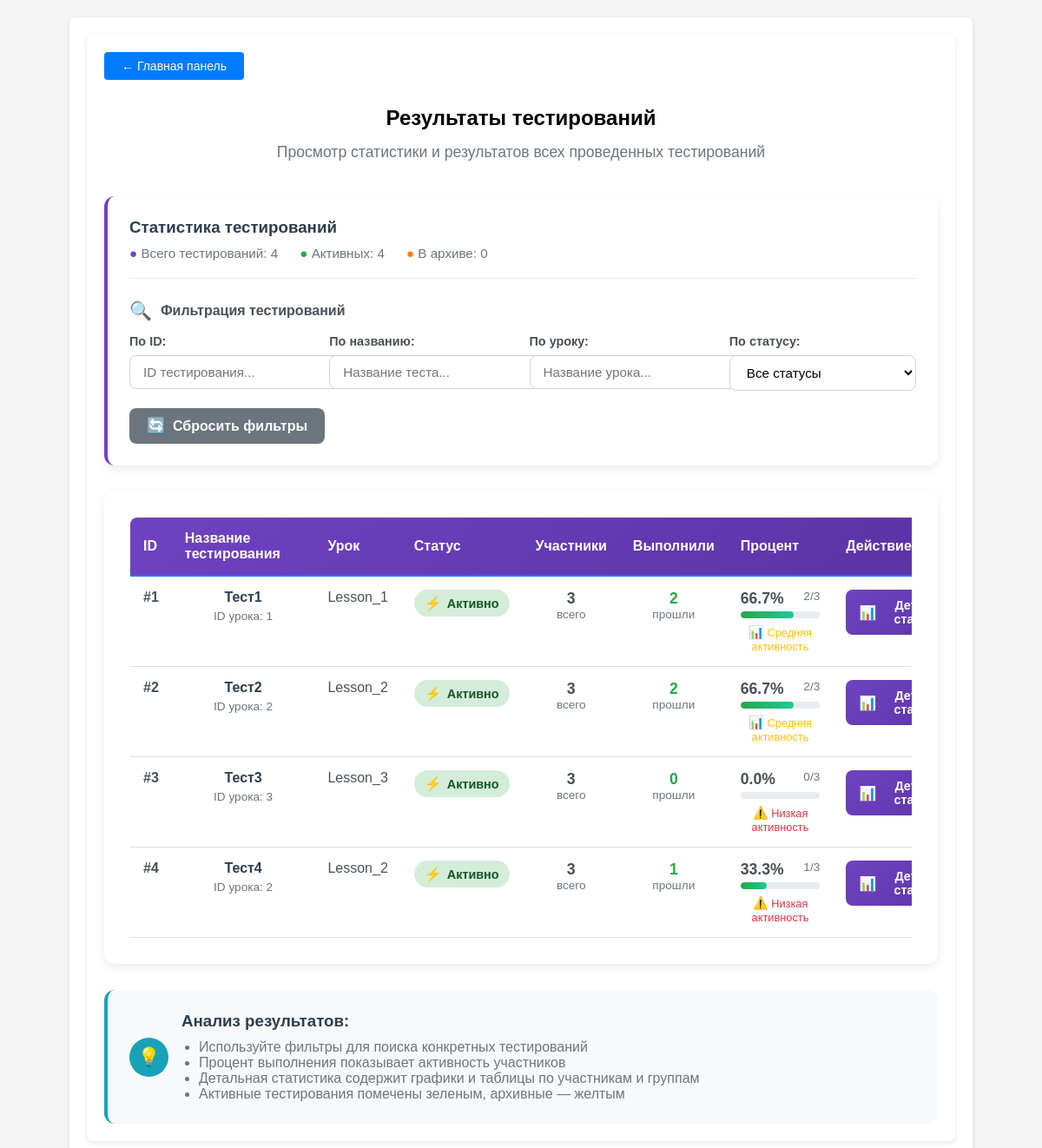
The app's page /dashboard/testing_management/result_list (signed in), older data.
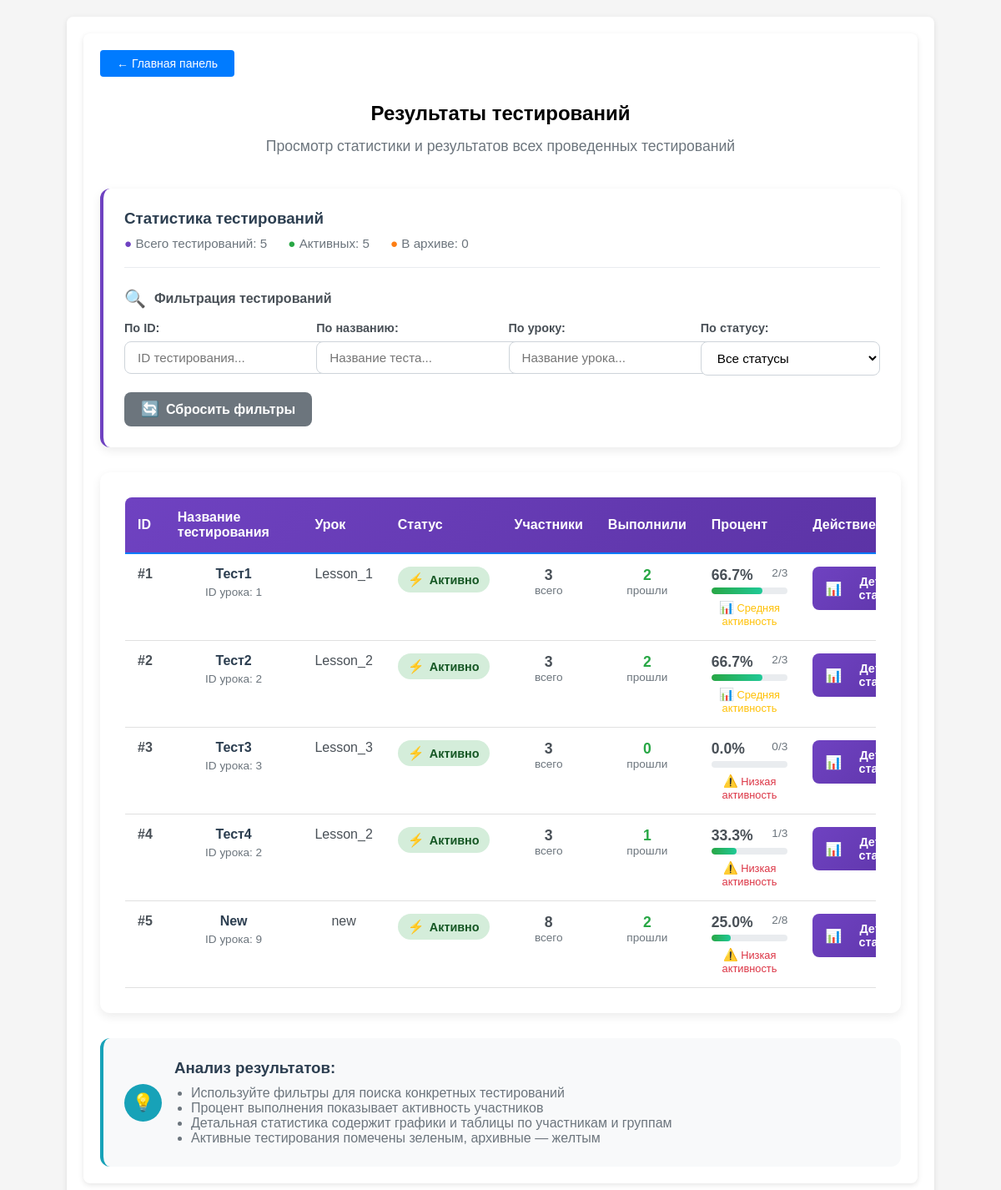
The same page, newer data.
### app.py (models this page shows, shortened)
class Testing(db.Model):
    __tablename__ = 'Testings'
    id = db.Column(db.Integer, primary_key=True)
    name = db.Column(db.String(64), unique=True, nullable=False)
    status = db.Column(db.Boolean, nullable=False)
    lesson_id = db.Column(db.Integer, nullable=False)
    group_id = db.Column(db.JSON, nullable=False)

class Lesson(db.Model):
    __tablename__ = 'Lessons'
    id = db.Column(db.Integer, primary_key=True)
    name = db.Column(db.String(64), unique=True, nullable=False)
    time = db.Column(db.Integer, nullable=False)
    price_correct = db.Column(db.Integer, default=1)
    price_wrong = db.Column(db.Integer, default=-1)
    questions = db.Column(db.JSON, nullable=False)

### app.py (the view)
@app.route('/dashboard/testing_management/result_list')
def result_list():
    if not check_privileges():
        return redirect(url_for('ErAuth'))
    testings = Testing.query.order_by(Testing.id).all()
    lessons = Lesson.query.order_by(Lesson.id).all()
    groups = Group.query.order_by(Group.id).all()
    lessons_dict = {lesson.id: lesson for lesson in lessons}
    groups_dict = {group.id: group for group in groups}
    all_results = Result.query.all()
    test_completed_users = {}
    for result in all_results:
        test_id = result.testing_id
        user_id = result.user_id
        if test_id not in test_completed_users:
            test_completed_users[test_id] = set()
        test_completed_users[test_id].add(user_id)
    for test in testings:
        total_users = 0
        if test.group_id:
            all_users_id = set()
            group_ids = test.group_id
            for group_id in group_ids:
                group = groups_dict.get(group_id)
                if group and group.users:
                    user_ids = group.users
                    all_users_id.update(user_ids)
            total_users = len(all_users_id)
        completed_count = len(test_completed_users.get(test.id, set()))
        test.total_users = total_users
        test.completed_count = completed_count
    return render_template(mgn + 'result_list.html',
                           testings=testings,
                           lessons_dict=lessons_dict,
                           groups_dict=groups_dict)

### app.py (called while the page is built)
@login_manager.user_loader
def load_user(user_id):
    return User.query.get(int(user_id))

def check_privileges():
    curent_user = User.query.filter(
        User.username.ilike(
            session.get('curent_user')
        )
    ).first()
    print("DEBUD: curent user is",curent_user)
    print("DEBUG: curent user privileges -",curent_user.is_admin)
    if not curent_user or not curent_user.is_admin:
        return False
    else:
        return True

    def __repr__(self):
        return f'<User {self.username}>'

    @property
    def is_admin(self):
        return self.privileges

### templates/templateM/result_list.html (shortened to what the changed rows need)
{% extends 'base.html' %}
{% block content %}
<section class="hero-section">
    <div class="container">
        <div style="text-align: center; margin-bottom: 40px;">
            <h1 class="hero-title" style="margin-bottom: 15px;">Результаты тестирований</h1>
        </div>
        <div style="
            background: white;
            border-radius: 12px;
            padding: 25px;
            margin-bottom: 30px;
            box-shadow: 0 4px 12px rgba(0,0,0,0.08);
            border-left: 4px solid #6f42c1;
        ">
            <div style="
                display: flex;
                justify-content: space-between;
                align-items: center;
                margin-bottom: 25px;
                padding-bottom: 20px;
                border-bottom: 1px solid #e9ecef;
            ">
                <div>
                    <div style="display: flex; gap: 25px; color: #6c757d; font-size: 0.95rem;">
                        <div>
                            <span style="color: #6f42c1; font-weight: 600;">●</span>
                            Всего тестирований: {{ testings|length }}
                        </div>
                        <div>
                            <span style="color: #28a745; font-weight: 600;">●</span>
                            Активных: {{ testings|selectattr('status')|list|length }}
                        </div>
                        <div>
                            <span style="color: #fd7e14; font-weight: 600;">●</span>
                            В архиве: {{ testings|rejectattr('status')|list|length }}
                        </div>
                    </div>
                </div>
            </div>
        </div>
        <div style="
            background: white;
            border-radius: 12px;
            padding: 30px;
            box-shadow: 0 4px 12px rgba(0,0,0,0.08);
            overflow: hidden;
        ">
            <div style="overflow-x: auto;">
                <table style="
                    width: 100%;
                    border-collapse: collapse;
                    min-width: 1000px;
                ">
                    <thead>
                        <tr style="
                            background: linear-gradient(135deg, #6f42c1 0%, #5a32a3 100%);
                            color: white;
                        ">
                            <th style="padding: 15px; text-align: left; font-weight: 600; border-radius: 8px 0 0 0;">ID</th>
                            <th style="padding: 15px; text-align: left; font-weight: 600;">Название тестирования</th>
                            <th style="padding: 15px; text-align: left; font-weight: 600;">Урок</th>
                            <th style="padding: 15px; text-align: left; font-weight: 600;">Статус</th>
                            <th style="padding: 15px; text-align: left; font-weight: 600;">Участники</th>
                            <th style="padding: 15px; text-align: left; font-weight: 600;">Выполнили</th>
                            <th style="padding: 15px; text-align: left; font-weight: 600;">Процент</th>
                            <th style="padding: 15px; text-align: left; font-weight: 600; border-radius: 0 8px 0 0;">Действие</th>
                        </tr>
                    </thead>
                    <tbody id="testingTableBody">
                        {% for t in testings %}
                        <tr style="
                            border-bottom: 1px solid #e9ecef;
                            transition: all 0.3s ease;
                        "
                        class="testing_row"
                        onmouseover="this.style.backgroundColor='#f8f9fa';"
                        onmouseout="this.style.backgroundColor='';">
                            <td style="padding: 15px; font-weight: 600; color: #495057; vertical-align: top;">
                                #{{ t.id }}
                            </td>
                            <td style="padding: 15px; vertical-align: top;">
                                <div style="font-weight: 600; color: #2c3e50; margin-bottom: 5px;">
                                    {{ t.name }}
                                </div>
                                <div style="font-size: 0.85rem; color: #6c757d;">
                                    ID урока: {{ t.lesson_id }}
                                </div>
                            </td>
                            <td style="padding: 15px; vertical-align: top;">
                                {% set lesson = lessons_dict.get(t.lesson_id) %}
                                {% if lesson %}
                                    <div style="color: #495057; font-weight: 500;">{{ lesson.name }}</div>
                                {% else %}
                                    <div style="color: #6c757d; font-style: italic;">Урок не найден</div>
                                    <div style="font-size: 0.85rem; color: #999;">ID: {{ t.lesson_id }}</div>
                                {% endif %}
                            </td>
                            <td style="padding: 15px; vertical-align: top;">
                                {% if t.status == True %}
                                    <span style="
                                        display: inline-flex;
                                        align-items: center;
                                        padding: 6px 12px;
                                        border-radius: 20px;
                                        font-weight: 600;
                                        font-size: 0.9rem;
                                        background-color: #d4edda;
                                        color: #155724;
                                        gap: 6px;
                                    ">
                                        <span style="font-size: 1rem;">⚡</span> Активно
                                    </span>
                                {% endif %}
                            </td>
                            <td style="padding: 15px; vertical-align: top; text-align: center;">
                                <div style="font-weight: 600; color: #495057; font-size: 1.1rem;">
                                    {{ t.total_users }}
                                </div>
                                <div style="font-size: 0.85rem; color: #6c757d;">
                                    всего
                                </div>
                            </td>
                            <td style="padding: 15px; vertical-align: top; text-align: center;">
                                <div style="font-weight: 600; color: #28a745; font-size: 1.1rem;">
                                    {{ t.completed_count }}
                                </div>
                                <div style="font-size: 0.85rem; color: #6c757d;">
                                    прошли
                                </div>
                            </td>
                            <td style="padding: 15px; vertical-align: top;">
                                {% if t.total_users > 0 %}
                                    {% set percent = (t.completed_count / t.total_users * 100)|round(1) %}
                                    <div style="margin-bottom: 8px;">
                                        <div style="display: flex; justify-content: space-between; margin-bottom: 4px;">
                                            <span style="font-weight: 600; color: #495057; font-size: 1.1rem;">
                                                {{ percent }}%
                                            </span>
                                            <span style="font-size: 0.85rem; color: #6c757d;">
                                                {{ t.completed_count }}/{{ t.total_users }}
                                            </span>
                                        </div>
                                        <div style="
                                            width: 100%;
                                            height: 8px;
                                            background-color: #e9ecef;
                                            border-radius: 4px;
                                            overflow: hidden;
                                        ">
                                            <div style="
                                                width: {{ percent }}%;
                                                height: 100%;
                                                background: linear-gradient(90deg, #28a745 0%, #20c997 100%);
                                                border-radius: 4px;
                                                transition: width 0.3s ease;
                                            "></div>
                                        </div>
                                    </div>
                                    {% if percent >= 80 %}
                                        <div style="font-size: 0.8rem; color: #28a745; font-weight: 500;">
                                            <span style="font-size: 0.9rem;">✅</span> Высокая активность
                                        </div>
                                    {% elif percent >= 50 %}
                                        <div style="font-size: 0.8rem; color: #ffc107; font-weight: 500;">
                                            <span style="font-size: 0.9rem;">📊</span> Средняя активность
                                        </div>
                                    {% else %}
                                        <div style="font-size: 0.8rem; color: #dc3545; font-weight: 500;">
                                            <span style="font-size: 0.9rem;">⚠️</span> Низкая активность
                                        </div>
                                    {% endif %}
                                {% else %}
                                    <div style="color: #6c757d; font-style: italic; text-align: center;">
                                        Нет участников
                                    </div>
                                {% endif %}
                            </td>
                            <td style="padding: 15px; vertical-align: top;">
                                <a
                                    href="{{ url_for('results_detailed', testing_id=t.id) }}"
                                    style="
                                        display: flex;
                                        align-items: center;
                                        justify-content: center;
                                        gap: 8px;
                                        padding: 10px 15px;
                                        background: linear-gradient(135deg, #6f42c1 0%, #5a32a3 100%);
                                        color: white;
                                        border: none;
                                        border-radius: 8px;
                                        text-decoration: none;
                                        font-weight: 600;
                                        font-size: 0.9rem;
                                        transition: all 0.3s ease;
                                        text-align: center;
                                    "
                                    onmouseover="this.style.transform='translateY(-2px)'; this.style.boxShadow='0 6px 15px rgba(111,66,193,0.3)';"
                                    onmouseout="this.style.transform='translateY(0)'; this.style.boxShadow='none';"
                                >
                                    <span style="font-size: 1rem;">📊</span>
                                    Детальная статистика
                                </a>
                            </td>
                        </tr>
                        {% endfor %}
                    </tbody>
                </table>
            </div>
        </div>
    </div>
</section>
{% endblock %}
{% set show_footer = False %}

Row changes from the older to the newer data that the page shows:
added Testing: id "5", name "New", lesson_id "9", status "Активно", total_users "8", completed_count "2", percent "25.0", shows "Низкая активность"
added Lesson: name "new"
Text that changed along with them:
{{ testings|length }}: "4" → "5"
{{ testings|selectattr('status')|list|length }}: "4" → "5"
